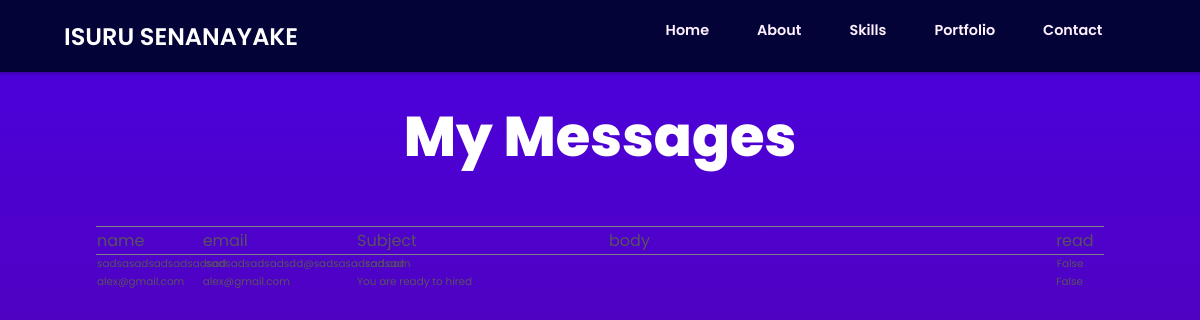
The app's page /inbox/, older data.
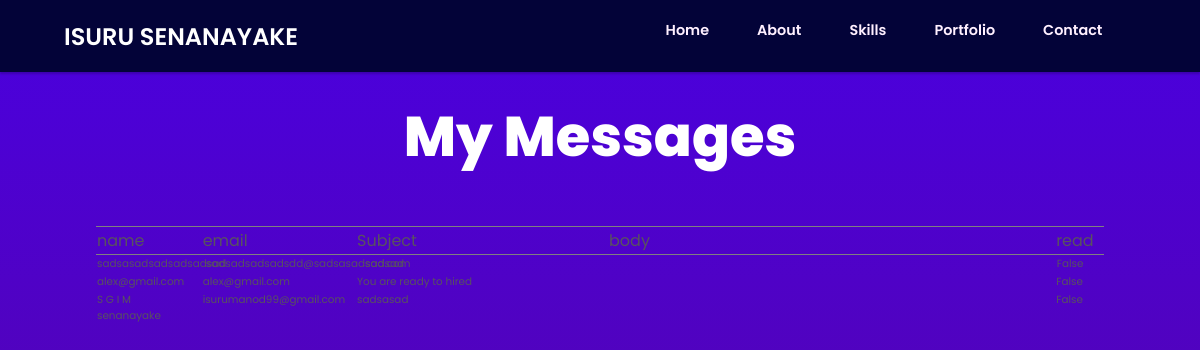
The same page, newer data.
### portfolio/models.py (models this page shows, shortened)
class Messages(models.Model):
    name = models.CharField(max_length=200,null=True)
    email = models.EmailField(null=True,blank=True)
    subject = models.CharField(max_length=200,null=True)
    Message = models.TextField(null=True)
    is_read = models.BooleanField(default=False,)
    created = models.DateTimeField(auto_now_add=True)

### portfolio/views.py (the view)
# urls.py: path('inbox/', views.inbox, name="inbox"),
def inbox(request):
    messages = Messages.objects.all()
    context = {"messages": messages}
    return render(request, "inbox.html", context)

### templates/inbox.html
{% extends "main.html" %}
{% load static %}
{% block content %}
    <section class="contact section">
        <div class="inbox-form-container">
            <h1 class="section-title">My Messages</h1>
            <table width="100%" class="inbox-table">
                <thead>
                <tr>
                    <td class="inbox-name">name</td>
                    <td class="inbox-email">email</td>
                    <td class="inbox-Subject">Subject</td>
                    <td class="inbox-body">body</td>
                    <td class="inbox-read">read</td>
                </tr>
                </thead>
                <tbody>
                {% for message in  messages %}
                    <tr class="table-row">
                    <td class="inbox-name">{{ message.name }}</td>
                    <td class="inbox-email">{{ message.email }}</td>
                    <td class="inbox-Subject">{{ message.subject }}</td>
                    <td class="inbox-body">{{ message.body }}</td>
                    <td class="inbox-read">{{ message.is_read }}</td>
                    </tr>
                {% endfor %}
                </tbody>
            </table>
        </div>
    </section>
{% endblock %}

### templates/main.html (shortened to what this page needs)
<!DOCTYPE html>
{% load static %}
<html>
<head>
    <link rel="stylesheet" type="text/css" href="{% static "css/style.css" %}">
    <link rel="stylesheet" href="https://unicons.iconscout.com/release/v4.0.8/css/line.css">
</head>
<body>
<header class="header" id="header">
    <nav class="nav">
        <a href="#" class="nav-logo">ISURU SENANAYAKE</a>
        <div class="nav-menu" id="nav-menu">
            <ul class="nav-list grid">
                <li class="nav-item">
                    <a href="{% url "home" %}" class="nav-link">
                        Home</a>
                </li>
                <li class="nav-item">
                    <a href="#about" class="nav-link">
                        About</a>
                </li>
                <li class="nav-item">
                    <a href="#skills" class="nav-link">
                        Skills</a>
                </li>
                <li class="nav-item">
                    <a href="#portfolio" class="nav-link">
                        Portfolio</a>
                </li>
                <li class="nav-item">
                    <a href="#contact" class="nav-link">
                        Contact </a>
                </li>
            </ul>
        </div>
    </nav>
</header>
{% block content %}{% endblock %}
</body>
</html>

### static/css/style.css (style rules this page uses)
:root { --header-height: 3rem; --hue-color: 270; --first-color: linear-gradient(to bottom, #57059e, #4a00e0); --first-color-second: hsl(var(--hue-color), 69%, 61%); --first-color-alt: hsl(var(--hue-color), 57%, 53%); --first-color-lighter: hsl(var(--hue-color), 92%, 85%); --title-color: hsl(var(--hue-color), 8%, 15%); --text-color: hsl(var(--hue-color), 8%, 35%); --text-color-light: hsl(var(--hue-color), 8%, 65%); --input-color: hsl(var(--hue-color), 70%, 96%); --body-color: hsl(var(--hue-color), 60%, 99%); --container-color: #fff; --scroll-bar-color: hsl(var(--hue-color), 12%, 90%); --scroll-thumb-color: hsl(var(--hue-color), 12%, 80%); --body-font: 'Poppins', sans-serif; --big-font-size: 2rem; --h1-font-size: 1.5rem; --h2-font-size: 1.25rem; --h3-font-size: 1.125rem; --normal-font-size: 1rem; --small-font-size: 0.9rem; --smaller-font-size: .85rem; background: linear-gradient(to bottom, #57059e, #4a00e0); }
* { box-sizing: border-box; }
body { margin: 0; font-family: var(--body-font); font-size: var(--normal-font-size); background: var(--body-color); color: var(--text-color); }
h1, h2, h3, h4 { color: #fff0ff; font-weight: 600; }
a { text-decoration: none; }
ul { list-style: none; }
.section { padding: 0; }
.section-title { font-size: 3.5rem; color: #fff; font-weight: 800; text-align: center; }
.section-subtitle, .section-title { text-align: center; }
.grid { display: grid; gap: 24px; }
header { position: fixed; top: 0; left: 0; width: 100%; z-index: 100; transition: 0.4s; box-shadow: 0 2px 2px rgba(0, 0, 0, 0.2); background: #030338; }
.nav { height: 3rem; display: flex; justify-content: space-between; align-items: center; margin: 0 16px; }
.nav-menu { position: fixed; bottom: 0; left: 0; background: #030338; box-shadow: 0 5px 10px 0 rgba(0, 0, 0, 0.5); width: 100%; height: 4rem; display: grid; align-items: center; border-radius: 1rem 1rem 0 0; transition: 0.4s; padding-bottom: 4rem; }
.nav-list, .nav-link { display: flex; }
.nav-link { flex-direction: column; align-items: center; font-weight: 600; font-size: 0.65rem; color: #fff0ff; padding: 0; transition: 0.15s; }
.nav-list { justify-content: space-around; }
.nav-link { font-size: 0.9rem; }
.nav-toggle, .nav-logo { color: var(--title-color); font-weight: 600; }
.nav-logo { font-size: 1.5rem; color: #fff; }
.contact { min-height: 90vh; background: linear-gradient(to top, #57059e, #4a00e0); }
.inbox-form-container { margin: 0 6rem 12rem; }
.inbox-table { width: 100%; border-collapse: collapse; table-layout: fixed; }
.inbox-table thead { border: 1px solid grey; border-left: none; border-right: none; }
.inbox-table tr { display: flex; height: max-content; gap: 1rem; }
.inbox-table tbody { font-size: 0.65rem; }
.inbox-table tr { display: flex; height: max-content; gap: 0.5rem; }
.inbox-name { width: 10%; }
.inbox-email { width: 15%; text-align: start; }
.inbox-read { width: 5%; }
.inbox-Subject { width: 25%; text-align: start; }
.inbox-body { width: 45%; text-align: start; }
@media screen and (min-width: 568px) { .nav-list { justify-content: center; column-gap: 3rem; } }
@media screen and (min-width: 800px) { .section { padding: 48px 0 32px; } }
@media screen and (min-width: 800px) { .nav { width: 100%; margin: 0 64px; display: flex; flex-direction: row; justify-content: space-between; height: 4.5rem; align-items: center; } }
@media screen and (min-width: 800px) { .nav-menu { align-items: center; max-width: 800px; position: relative; top: 0; right: 0; box-shadow: none !important; background: transparent !important; } }

Row changes from the older to the newer data that the page shows:
added Messages: name "S G I M senanayake", email "isurumanod99@gmail.com", subject "sadsasad", is_read "False"
